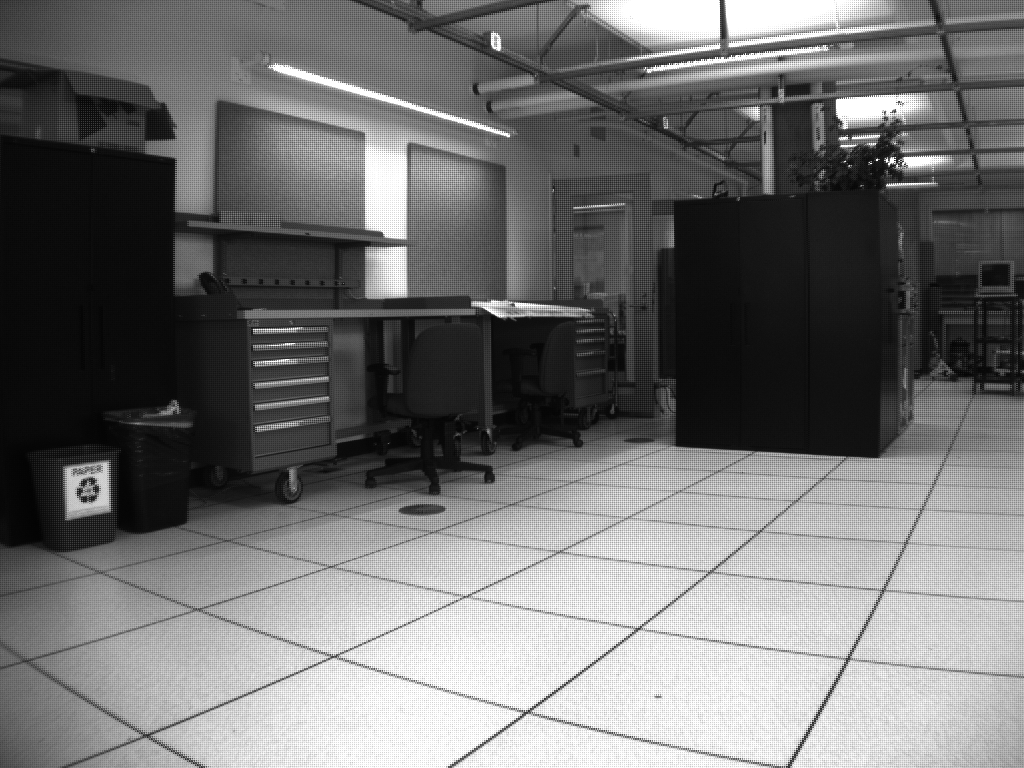
%> input picture bayer/raw0014.png, 1024 x 768 px
$ octave bayer.m   (GNU Octave 9; MATLAB toolbox functions it lacks are replaced by stand-ins)
%> lines starting %> are read from the running program, lines starting %| are printed output that depends on the picture
### raw2rgb.m
function [ rgb ] = raw2rgb( raw )
%UNTITLED Summary of this function goes here
%   Detailed explanation goes here
%image = imread(raw);
image = im2double(raw);
[rows,cols,ndim] = size(image);

%Red
red = zeros(rows,cols);
red(2:2:end,2:2:end) = 1;

%Green
green = zeros(rows,cols);
green(1:2:end,2:2:end) = 1;
green(2:2:end,1:2:end) = 1;

%Blue
blue = zeros(rows,cols);
blue(1:2:end,1:2:end) = 1;

f = [1 2 1]/4;
redMask = conv2(f, f, image.*red, 'same')./conv2(f, f, red, 'same');
greenMask = conv2(f, f, image.*green, 'same')./conv2(f, f, green, 'same');
blueMask = conv2(f, f, image.*blue, 'same')./conv2(f, f, blue, 'same');


rgb = reshape([redMask, greenMask, blueMask], [size(image) 3]);

imshow(rgb);

end

### bayer.m
%%
im = imread('raw0014.png');
%> im is the input picture: size 768x1024 uint8; min 3, max 255, mean 113.5
im = im2double(im);
%> im: size 768x1024 double
imshow(im);
%%
%Masks GBRG
[rows,cols,ndim] = size(im);
%> rows = 768; cols = 1024; ndim = 1
%%
% %blue
% mask1 = zeros(rows,cols);
% mask1(2:2:end,1:2:end) = 1;
%
% %green
% mask2 = zeros(rows,cols);
% mask2(1:2:end,1:2:end) = 1;
% mask2(2:2:end,2:2:end) = 1;
%
% %red
% mask3 = zeros(rows,cols);
% mask3(1:2:end,2:2:end) = 1;
%%
%right one - BGGR

%Red
mask1 = zeros(rows,cols);
mask1(2:2:end,2:2:end) = 1;
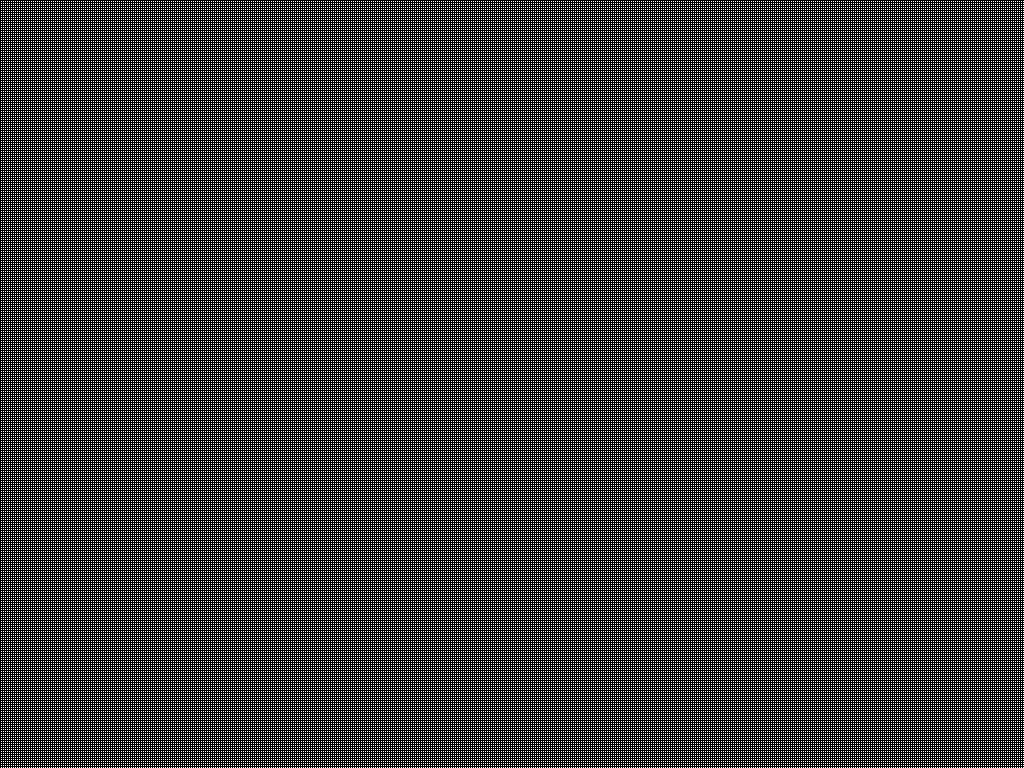
%> mask1: size 768x1024 double; values 0 (black) and 1 (white), 25% white in thin lines or dots

%Green
mask2 = zeros(rows,cols);
mask2(1:2:end,2:2:end) = 1;
mask2(2:2:end,1:2:end) = 1;
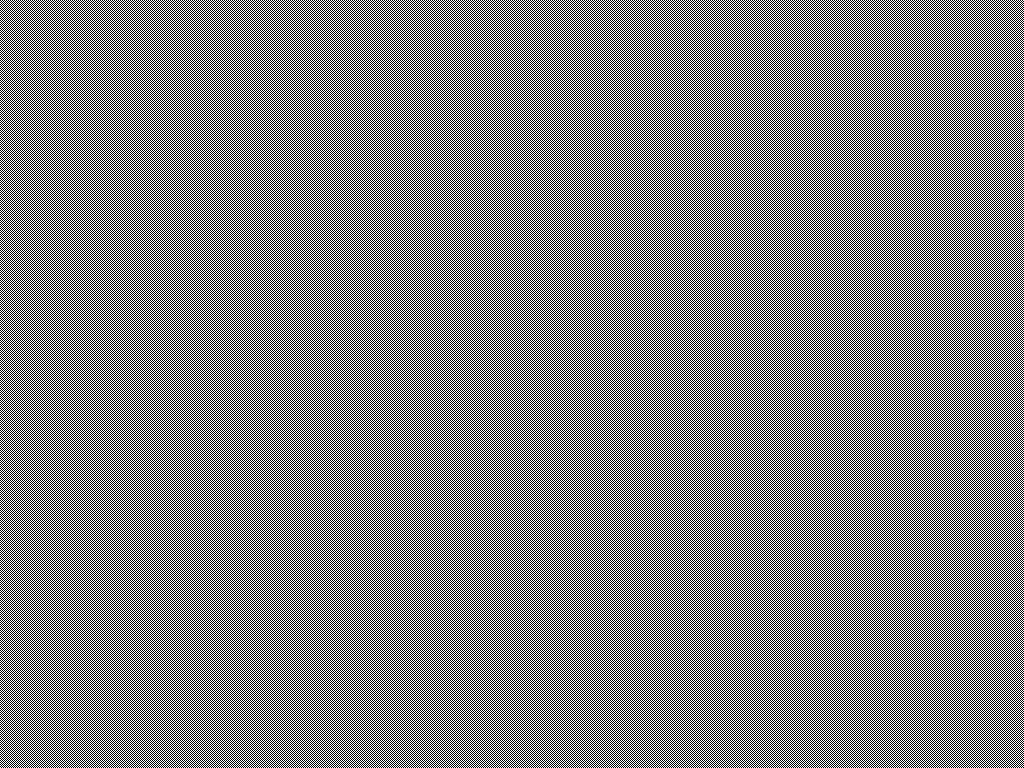
%> mask2: size 768x1024 double; values 0 (black) and 1 (white), 50% white in thin lines or dots

%Blue
mask3 = zeros(rows,cols);
mask3(1:2:end,1:2:end) = 1;

%%
%Test the mask
img_rgb = reshape([im.*mask1, im.*mask2, im.*mask3], [size(im) 3]);
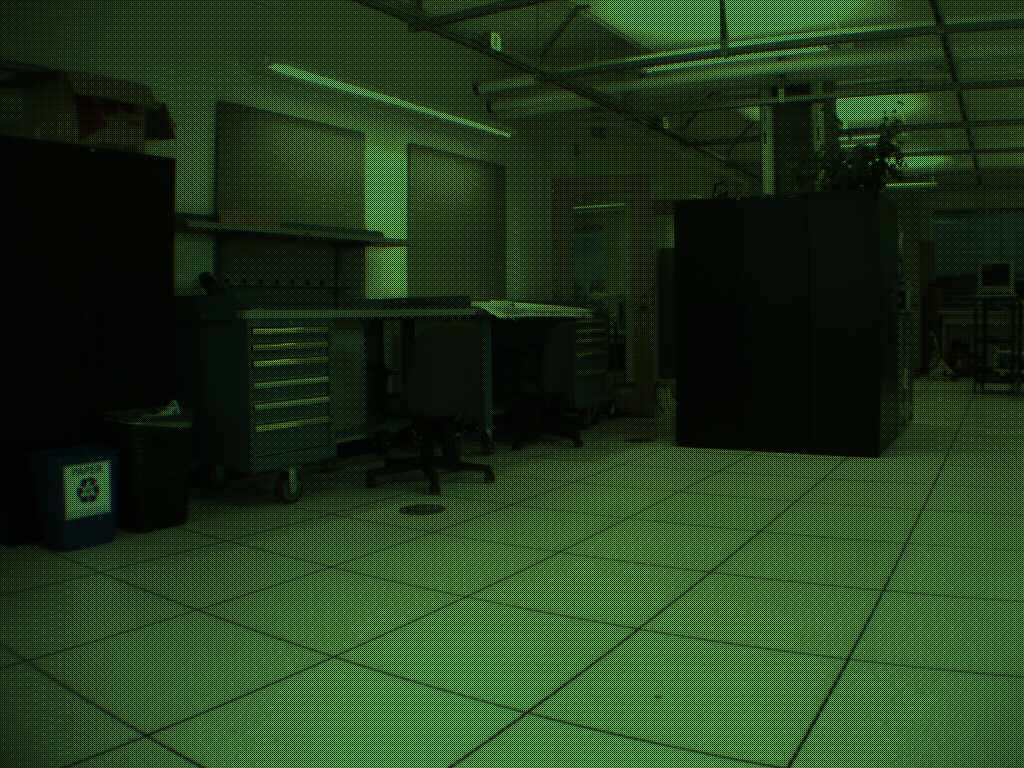
%> img_rgb: size 768x1024x3 double; mean R, G, B 0.124, 0.228, 0.0928
%%
f = [1 2 1]/4;

img = conv2(f, f, im.*mask1, 'same');
figure
imshow(img)
%% red
imgMeanRed = conv2(f, f, im.*mask1, 'same')./conv2(f, f, mask1, 'same');
figure
imshow(imgMeanRed)

%% Green

imgMeanGreen = conv2(f, f, im.*mask2, 'same')./conv2(f, f, mask2, 'same');
figure
imshow(imgMeanGreen)

%% Blue
imgMeanBlue = conv2(f, f, im.*mask3, 'same')./conv2(f, f, mask3, 'same');
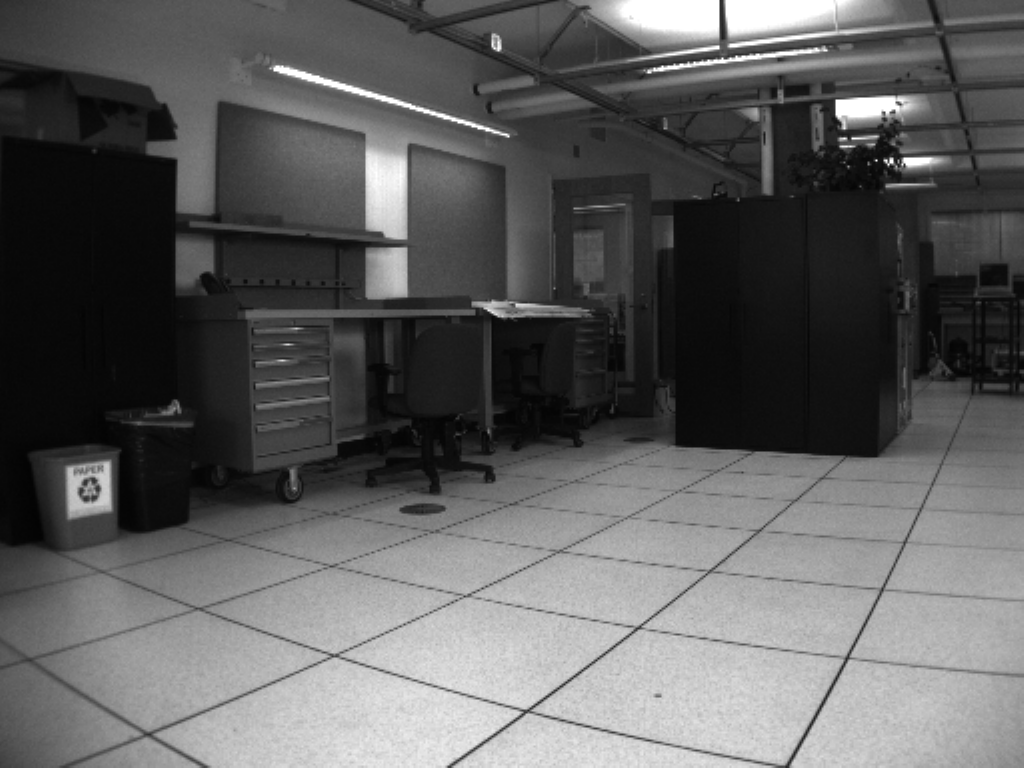
%> imgMeanBlue: size 768x1024 double; min 0.0118, max 1, mean 0.372
figure
imshow(imgMeanBlue)
%%
imgMask_rgb = reshape([imgMeanRed, imgMeanGreen, imgMeanBlue], [size(im) 3]);
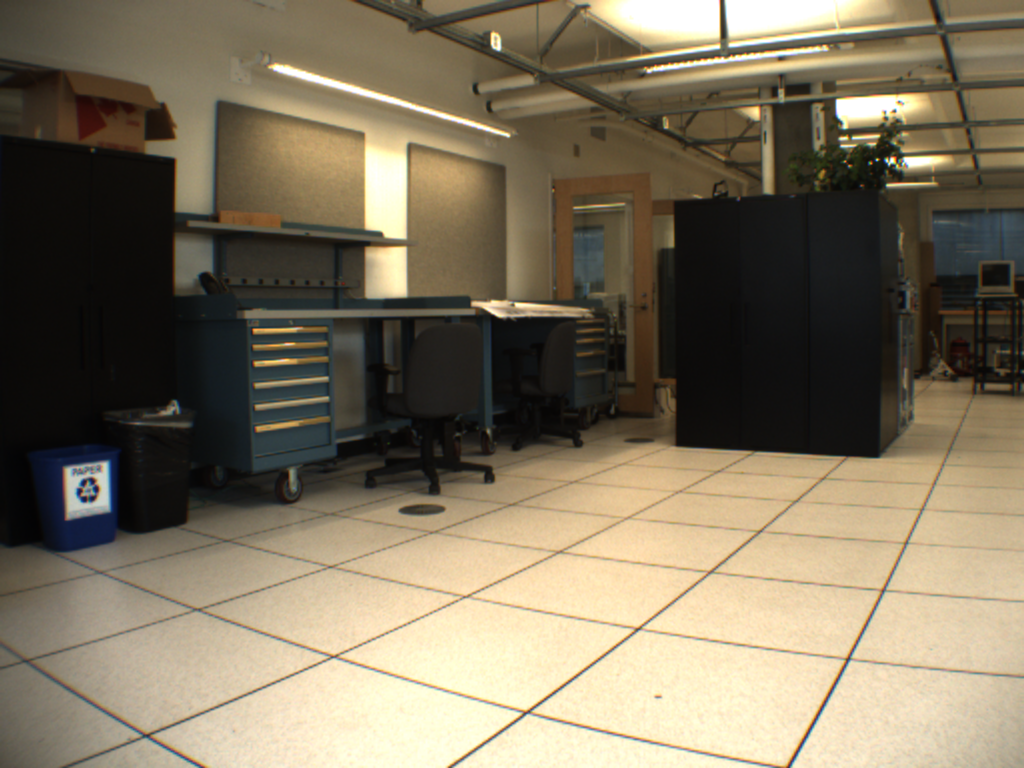
%> imgMask_rgb: size 768x1024x3 double; mean R, G, B 0.497, 0.456, 0.372
imshow(imgMask_rgb)

%%

raw2rgb('raw0094.png');
%> the run ends on the next line
